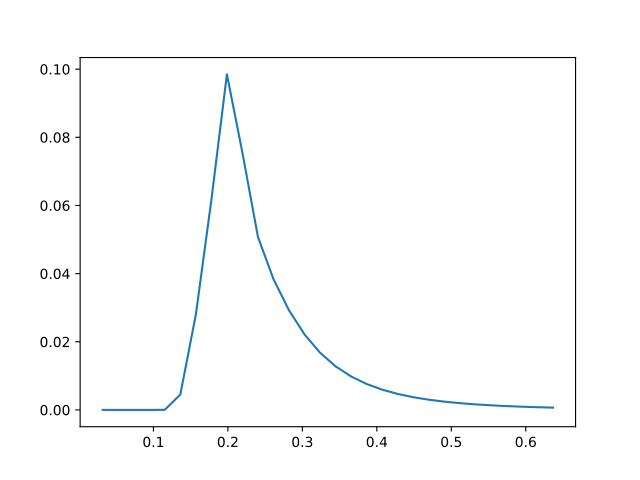

This chart was generated by the following Python code:
# IRREGULAR WAVE MODELING FOR NEAR FIELD
import numpy as np
import matplotlib.pyplot as plt

def get_spectra(w):
    g = 9.81                                    # gravitational constant [m/s^2]
    U_10 = 4.92                                 # wind speed [m/s]
    F = 104956.99                               # dist where wind has const velocity [m/s] calculated from peak freq eq
    alpha = 0.076 * (U_10**2 / (F * g))**0.22   # factor in spectral eq
    w_p = (2*np.pi)/5                           # peak frequency [rad/s]
    gamma = 1.54                                # enhancement factor
    S_j = []                                    # JONSWAP wave spectral density [m^2/Hz]

    for omega in w:
        if omega <= w_p:
            sigma = 0.07
        else:
            sigma = 0.09
        r = np.exp(-(omega - w_p)**2 / (2 * sigma**2 * w_p**2))

        S = ((alpha*g**2)/omega**5) * np.exp((-5/4) * (w_p/omega)**4) * gamma**r 
        S_j.append(S)

    f = w / (np.pi * 2)
    plt.plot(f,S_j)
    plt.savefig('jonswap.pdf')

    return S_j
